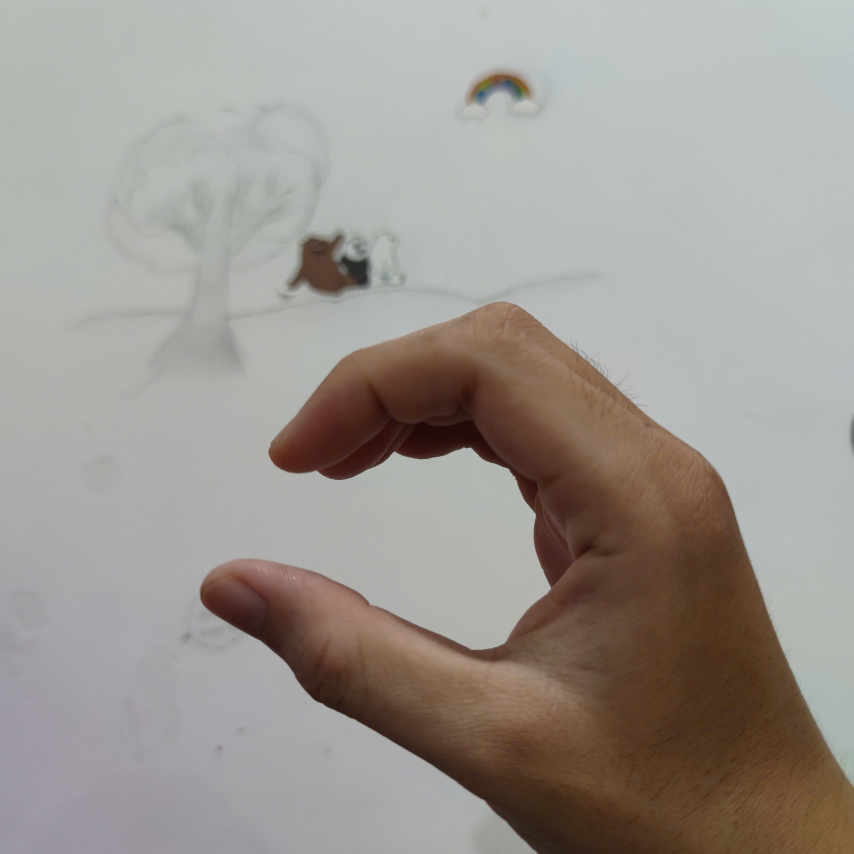
#> input picture hand_sign_recognize/tests/c.jpg, 2560 x 2560 px (shown at 1/3 size); its folder holds only this picture in this run
$ python -i image_processing.py   (imports and definitions only)
#> lines starting #> are read from the running program, lines starting #| are printed output that depends on the picture; after the words box and inside, x2 and y2 are one past the last pixel; in counts of white or black regions, pixels touching at a corner belong together
#> further down, picture is the input picture: shape (2560, 2560, 3); mean B, G, R 146.2, 151.5, 156.9
import cv2
import numpy as np
import os
from rembg import remove

threshold = 60
blurValue = 41
# Danh sách tên lớp
class_names = ['0', '1', '2', '3', '4', '5', '6', '7', '8', '9',
               'A', 'B', 'C', 'D', 'E', 'F', 'G', 'H', 'I', 'J', 'K', 'L',
               'M', 'N', 'O', 'P', 'Q', 'R', 'S', 'T', 'U', 'V', 'W', 'X', 'Y', 'Z']


# Hàm chuẩn bị ảnh cho mô hình
# [7 lines left out: function prepare_image, not called in this run]


# Hàm xóa nền cho ảnh
def remove_background(image):
    # Chuyển đổi ảnh sang không gian màu xám
    gray = cv2.cvtColor(image, cv2.COLOR_BGR2GRAY)
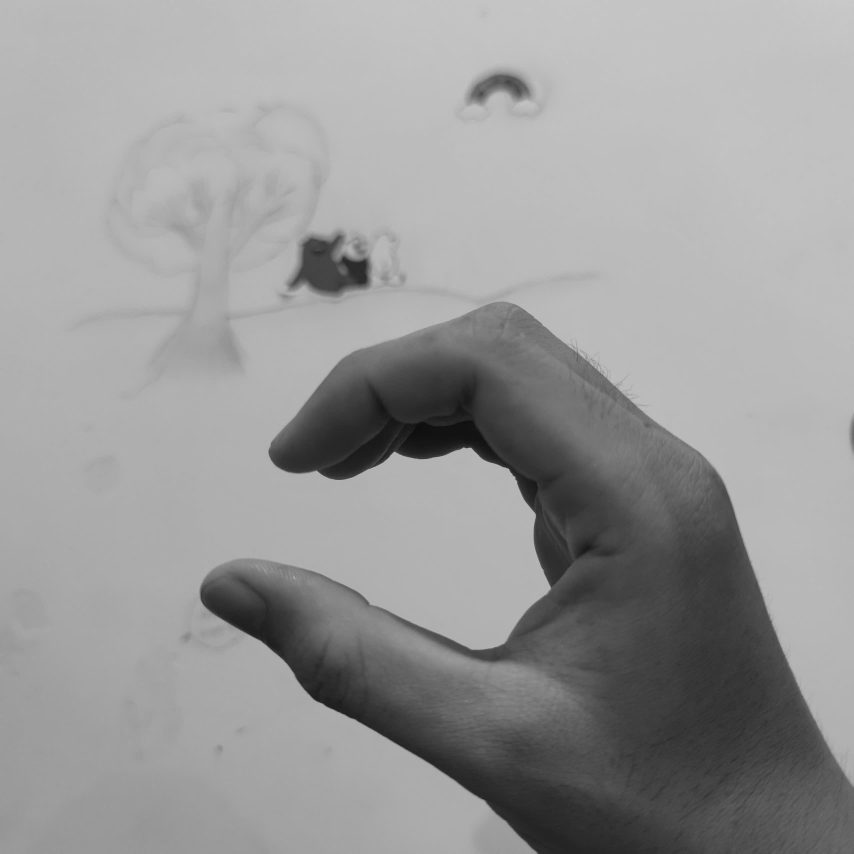
#> gray: shape (2560, 2560) (shown at 1/3 size); min 9, max 205, mean 152.6

    # Áp dụng GaussianBlur để làm mịn ảnh
    blurred = cv2.GaussianBlur(gray, (5, 5), 0)

    # Áp dụng ngưỡng để tạo mặt nạ nhị phân (binary mask)
    _, mask = cv2.threshold(blurred, 0, 255, cv2.THRESH_BINARY + cv2.THRESH_OTSU)
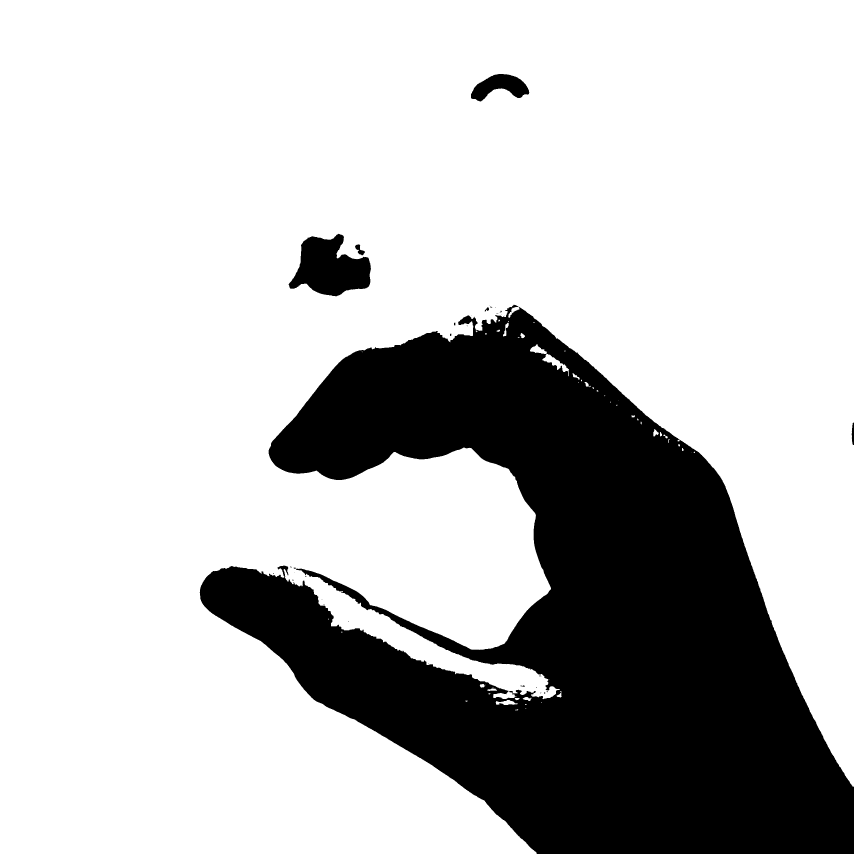
#> mask: shape (2560, 2560) (shown at 1/3 size); 75.3% white; 36 black regions (26 under 20 px), largest, box (x1, y1, x2, y2) and area: (599, 914, 2560, 2560) 1582713, (866, 701, 1113, 889) 28989, (1413, 222, 1588, 305) 7973

    # Tạo một mặt nạ ngược (inverse mask)
    mask_inv = cv2.bitwise_not(mask)

    # Tạo ảnh mới với nền đã được xóa
    background_removed = cv2.bitwise_and(image, image, mask=mask_inv)
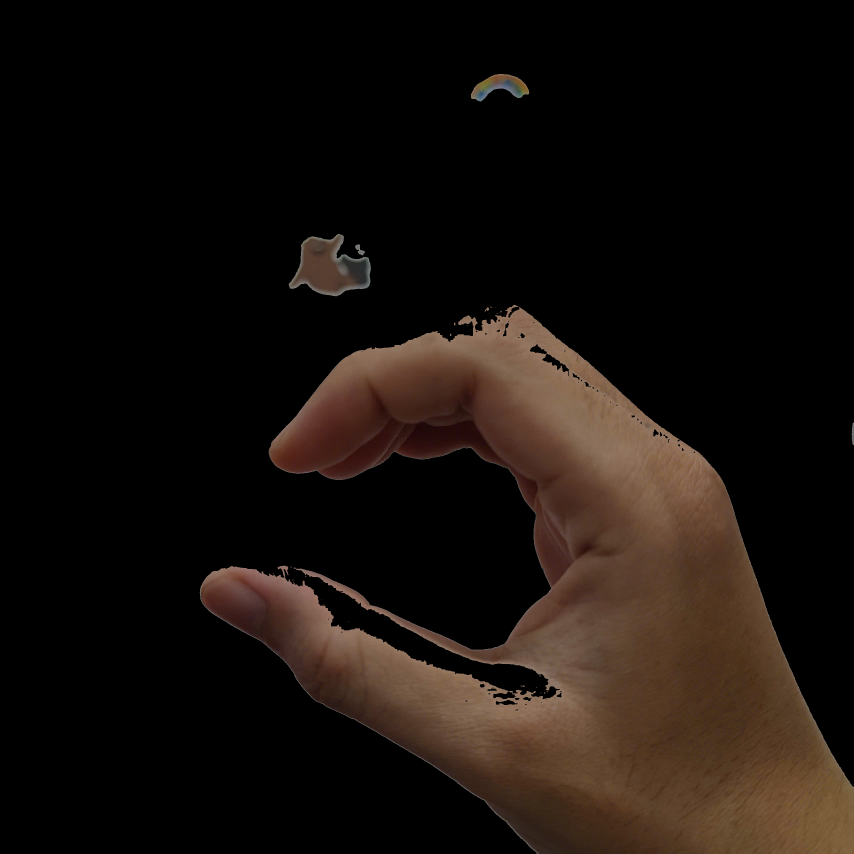
#> background_removed: shape (2560, 2560, 3) (shown at 1/3 size); mean B, G, R 12.5, 16.9, 23.9

    return background_removed


# Dự đoán lớp xuất hiện
# [58 lines left out: functions predict_class, flip_images_horizontally, predict_image, not called in this run]

>>> import cv2
>>> picture = cv2.imread('../tests/c.jpg')
>>> result = remove_background(picture)

$ run again, on hand_sign_recognize/tests/l.jpg
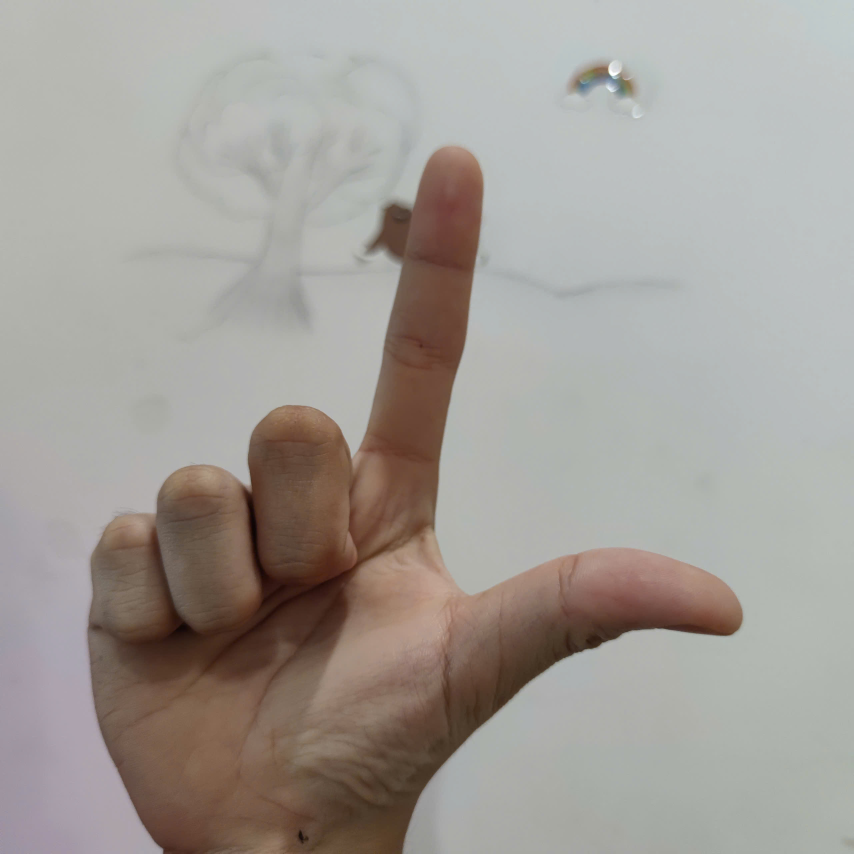
#> input picture hand_sign_recognize/tests/l.jpg, 2560 x 2560 px (shown at 1/3 size)
#> picture is the input picture: shape (2560, 2560, 3); mean B, G, R 151.7, 157.2, 162.3
#> in remove_background, `_, mask = cv2.threshold(blurred, 0, 255, cv2.THRESH_BINARY + cv2.THRES..`:
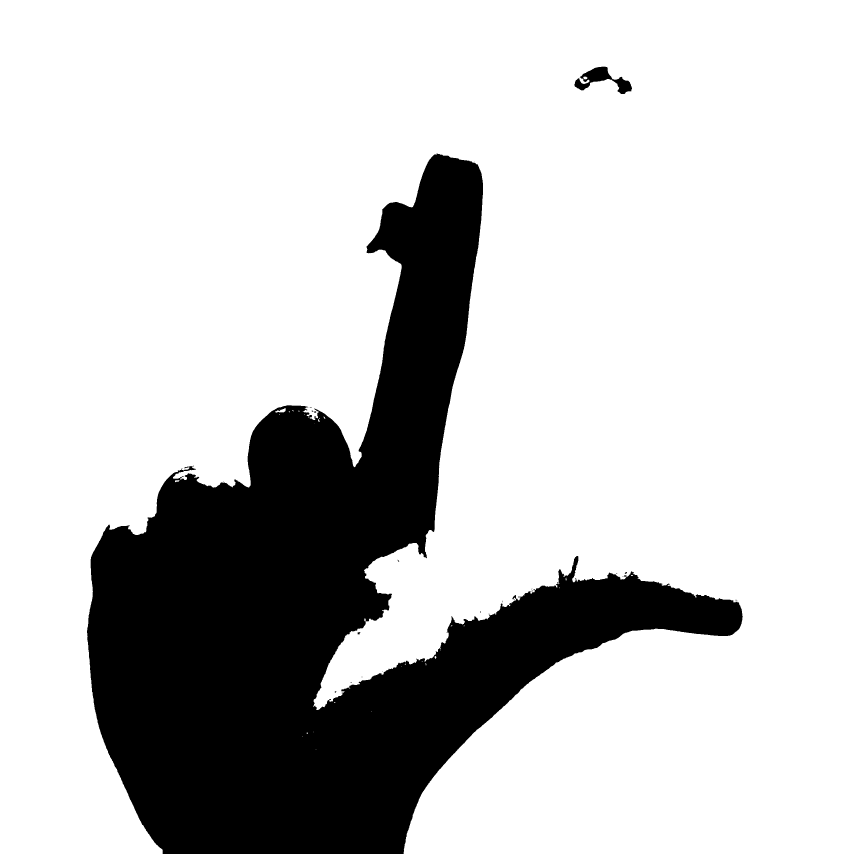
#> mask: shape (2560, 2560) (shown at 1/3 size); 77.4% white; 26 black regions (20 under 20 px), largest, box (x1, y1, x2, y2) and area: (261, 460, 2228, 2560) 1472967, (1723, 200, 1896, 282) 5422, (1073, 1896, 1081, 1903) 41, (1872, 1726, 1880, 1730) 28, (941, 1234, 949, 1238) 24, (1874, 1716, 1881, 1722) 24
#> in remove_background, `background_removed = cv2.bitwise_and(image, image, mask=mask_inv)`:
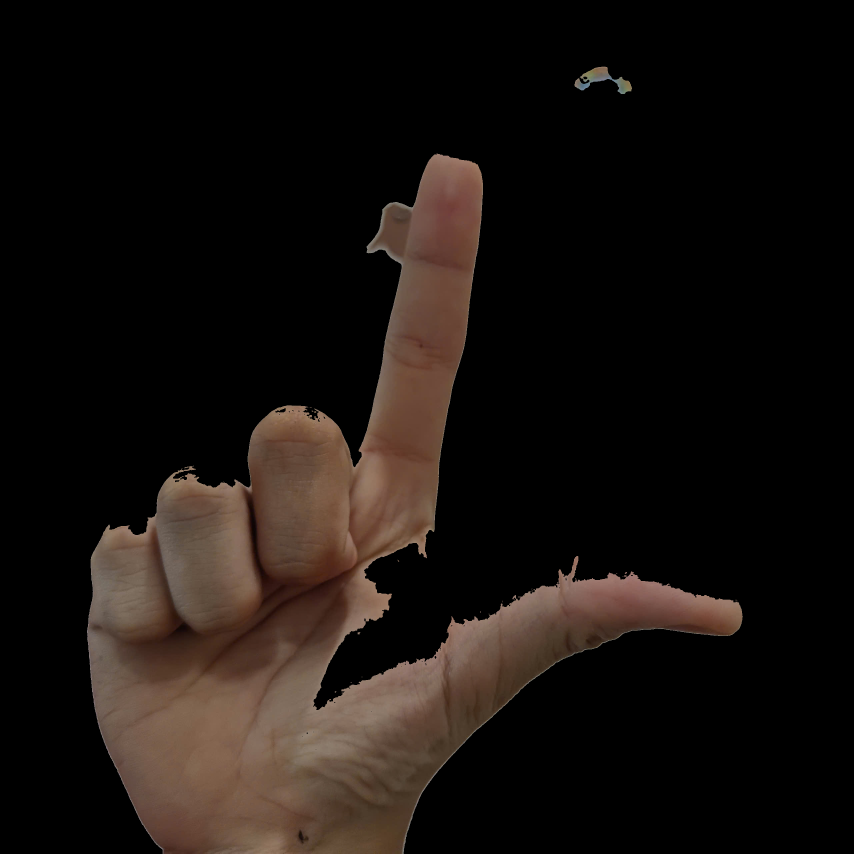
#> background_removed: shape (2560, 2560, 3) (shown at 1/3 size); mean B, G, R 14.8, 18.2, 24.2
